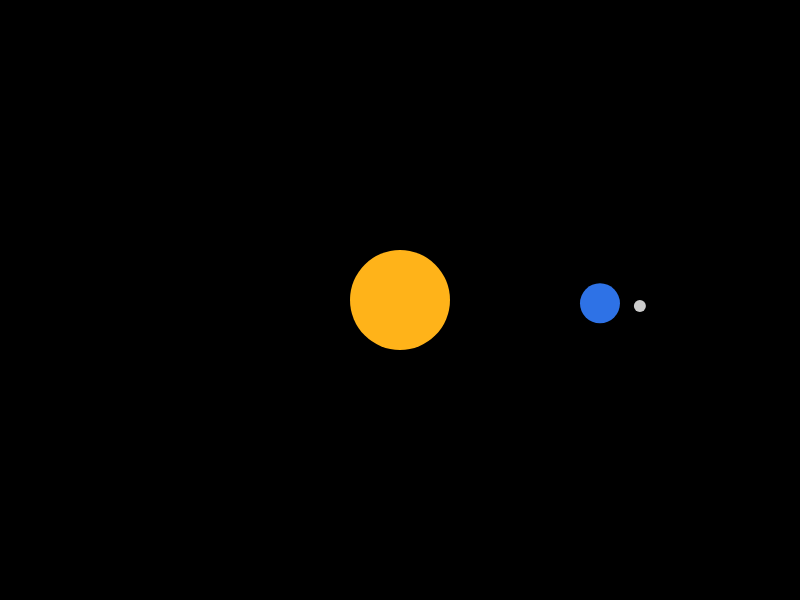
Frame 1 (no input)
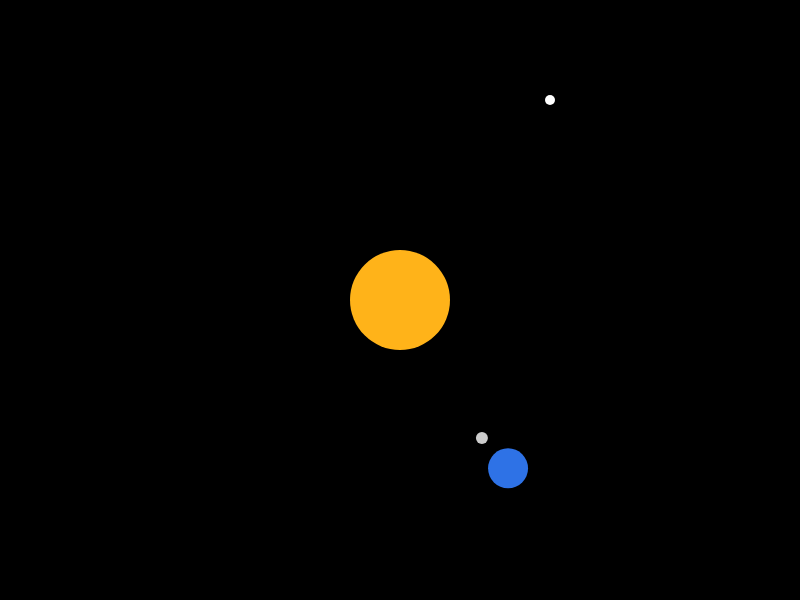
Frame 60 (no input)
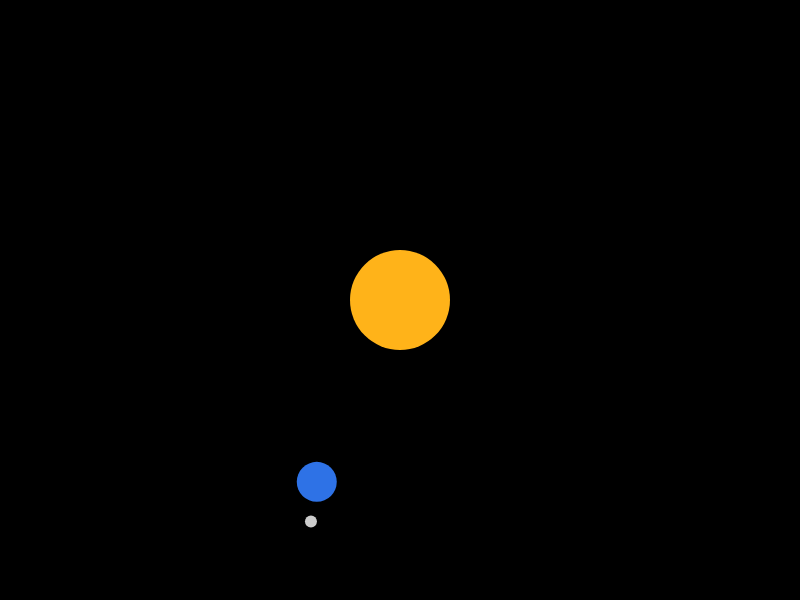
Frame 120 (the mouse pressed at the canvas centre since frame 60)

The p5.js sketch that drew these frames (run headless with seeded random() and noise() and a simulated clock; from frame 60 on, the mouse is pressed at the canvas centre):

// p5.js sketch
// ── sketch.js
let planetColor
let starX = -50       // shooting star starts off screen
let starY = 100

function setup() {
    createCanvas(800, 600)
    colorMode(HSB, TWO_PI, 1, 1, 1)

    planetColor = color(3.8, 0.8, 0.9)   // start with blue

    setInterval(newPlanetColor, 2000)    // new planet color every 2 seconds
    setInterval(launchStar, 3000)        // new shooting star every 3 seconds
}

function draw() {
    background(0)
    noStroke()

    // sun
    fill(0.7, 0.9, 1)   // orange
    circle(400, 300, 100)

    // planet goes around the sun
    let planetX = 400 + cos(millis() * 0.001) * 200
    let planetY = 300 + sin(millis() * 0.001) * 200
    fill(planetColor)
    circle(planetX, planetY, 40)

    // moon goes around the planet, 4 times faster
    let moonX = planetX + cos(millis() * 0.004) * 40
    let moonY = planetY + sin(millis() * 0.004) * 40
    fill(0, 0, 0.8)     // gray
    circle(moonX, moonY, 12)

    // shooting star moves to the right
    starX += 10
    fill(0, 0, 1)       // white
    circle(starX, starY, 10)
}

// pick a random color for the planet
function newPlanetColor() {
    planetColor = color(random(TWO_PI), 0.8, 0.9)
}

// send the shooting star back to the left at a random height
function launchStar() {
    starX = -50
    starY = random(50, 550)
}
// ── documentation.html
<!DOCTYPE html>
<html lang="en">
<head>
    <meta charset="UTF-8">
    <title>Solar System Documentation</title>
    <style>
        body { margin: 0; font-family: Arial, sans-serif; background: #f5f7fa; color: #1d2433; line-height: 1.6; }
        main { max-width: 820px; margin: 0 auto; padding: 24px; }
        h2 { margin-top: 40px; }
        iframe { width: 800px; max-width: 100%; aspect-ratio: 4 / 3; border: none; }
        code { background: #e6ebf2; padding: 1px 5px; border-radius: 4px; }
        img { max-width: 100%; width: 600px; display: block; margin-top: 8px; }
        .step { margin-bottom: 40px; }
    </style>
</head>
<body>
<main>

    <h1>Solar System</h1>
    <iframe src="index.html" title="Solar System sketch"></iframe>
    <p>A planet goes around the sun, a moon goes around the planet, and a shooting star flies across the screen every 3 seconds.</p>

    <h2>How It Evolved</h2>

    <div class="step">
        <h3>1. The sun</h3>
        <p>I started with one orange circle in the center of the screen as the sun.</p>
        <img src="images/1-sun.png" alt="Orange sun in the center">
    </div>

    <div class="step">
        <h3>2. The planet orbits</h3>
        <p>I added a planet and used <code>cos()</code> and <code>sin()</code> with <code>millis()</code> to move it in a circle around the sun. This is the repeated motion.</p>
        <img src="images/2-planet.png" alt="Blue planet orbiting the sun">
    </div>

    <div class="step">
        <h3>3. The moon</h3>
        <p>I added a moon that orbits the planet 4 times faster. Because the speeds are different, the two motions are out of sync, which makes the movement more interesting.</p>
        <img src="images/3-moon.png" alt="Moon orbiting the planet">
    </div>

    <div class="step">
        <h3>4. The shooting star</h3>
        <p>I added a small white circle that moves to the right by adding 10 to its x position every frame.</p>
        <img src="images/4-shooting-star.png" alt="Shooting star moving across the screen">
    </div>

    <div class="step">
        <h3>5. A new star every 3 seconds</h3>
        <p>The star flew off the screen and never came back, so I used <code>setInterval()</code> to send it back to the left every 3 seconds. Each time it comes back at a random height using <code>random()</code>.</p>
        <img src="images/5-random-height.png" alt="Shooting star at a different height">
    </div>

    <div class="step">
        <h3>6. Changing colors</h3>
        <p>I used a second <code>setInterval()</code> to give the planet a random HSB color every 2 seconds. Since this is 2 seconds and the star is 3 seconds, they don't happen at the same time.</p>
        <img src="images/6-colors.png" alt="Planet in a new color">
    </div>

</main>
</body>
</html>
